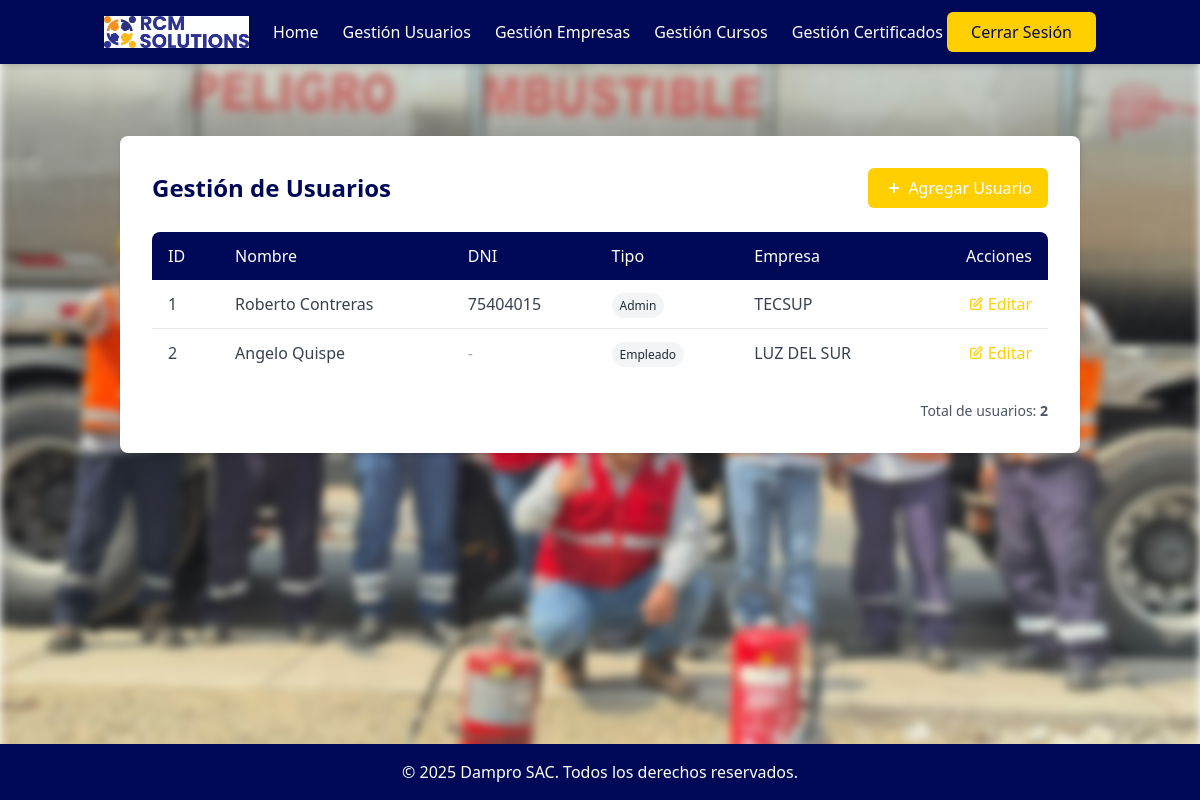
Page /dashboard/usuarios/ (signed in) on the committed database.
### system/models.py (models this page shows)
class Usuario(models.Model):
    first_name = models.CharField(max_length=100)
    middle_name = models.CharField(max_length=100, blank=True, null=True)
    last_name = models.CharField(max_length=100)
    second_last_name = models.CharField(max_length=100, blank=True, null=True)
    dni = models.CharField(max_length=8, unique=True, null=True, blank=True)  # DNI peruano estándar de 8 dígitos
    user_type = models.CharField(max_length=50)
    empresa = models.ForeignKey(Empresa, on_delete=models.CASCADE, related_name='usuarios', null=True, blank=True)

class Empresa(models.Model):
    ruc = models.CharField(max_length=11, unique=True)
    nombre = models.CharField(max_length=200)  # razón social

### system/views.py (the view)
# urls.py: path('dashboard/usuarios/',       views.gestion_usuarios, name='gestion_usuarios'),
@login_required
def gestion_usuarios(request):
    usuarios = Usuario.objects.all()
    return render(request, 'system/gestion_usuarios.html', {
        'usuarios': usuarios
    })

### system/views.py (called while the page is built)
def login_required(view_func):
    @wraps(view_func)
    def wrapped_view(request, *args, **kwargs):
        if not request.session.get('user_id'):
            return redirect('system:login')
        return view_func(request, *args, **kwargs)
    return wrapped_view

### system/templates/system/gestion_usuarios.html (shortened to what this page needs)
{% extends 'system/base_logged.html' %}
{% block content %}
<section class="gestion-usuarios py-12">
  <div class="container mx-auto px-4">
    <div class="bg-white rounded-lg shadow-md p-8 max-w-6xl mx-auto">
      <div class="flex justify-between items-center mb-6">
        <h1 class="text-2xl font-bold text-rcm-navy">Gestión de Usuarios</h1>
        <a href="{% url 'system:add_usuario' %}" class="bg-rcm-gold text-white py-2 px-4 rounded-md font-medium hover:bg-opacity-90 transition-colors flex items-center">
          <svg xmlns="http://www.w3.org/2000/svg" class="h-5 w-5 mr-1" viewBox="0 0 20 20" fill="currentColor">
            <path fill-rule="evenodd" d="M10 5a1 1 0 011 1v3h3a1 1 0 110 2h-3v3a1 1 0 11-2 0v-3H6a1 1 0 110-2h3V6a1 1 0 011-1z" clip-rule="evenodd" />
          </svg>
          Agregar Usuario
        </a>
      </div>
      <div class="overflow-x-auto">
        <table class="min-w-full bg-white">
          <thead>
            <tr class="bg-rcm-navy text-white">
              <th class="py-3 px-4 text-left font-medium rounded-tl-lg">ID</th>
              <th class="py-3 px-4 text-left font-medium">Nombre</th>
              <th class="py-3 px-4 text-left font-medium">DNI</th>
              <th class="py-3 px-4 text-left font-medium">Tipo</th>
              <th class="py-3 px-4 text-left font-medium">Empresa</th>
              <th class="py-3 px-4 text-right font-medium rounded-tr-lg">Acciones</th>
            </tr>
          </thead>
          <tbody class="divide-y divide-gray-200">
            {% for u in usuarios %}
            <tr class="hover:bg-rcm-blue-light/10">
              <td class="py-3 px-4 text-gray-700">{{ u.id }}</td>
              <td class="py-3 px-4 text-gray-700 font-medium">{{ u.first_name }} {{ u.last_name }}</td>
              <td class="py-3 px-4 text-gray-700">
                {% if u.dni %}
                  {{ u.dni }}
                {% else %}
                  <span class="text-gray-400">-</span>
                {% endif %}
              </td>
              <td class="py-3 px-4">
                <span class="px-2 py-1 text-xs rounded-full
                  {% if u.user_type == 'admin' %}
                    bg-rcm-blue-medium text-white
                  {% elif u.user_type == 'staff' %}
                    bg-rcm-blue-light text-white
                  {% else %}
                    bg-gray-100 text-gray-800
                  {% endif %}">
                  {{ u.user_type }}
                </span>
              </td>
              <td class="py-3 px-4 text-gray-700">
                {% if u.empresa %}
                  {{ u.empresa.nombre }}
                {% else %}
                  <span class="text-gray-400">-</span>
                {% endif %}
              </td>
              <td class="py-3 px-4 text-right">
                <a href="{% url 'system:edit_usuario' u.id %}" class="text-rcm-gold hover:underline font-medium flex items-center justify-end">
                  <svg xmlns="http://www.w3.org/2000/svg" class="h-4 w-4 mr-1" fill="none" viewBox="0 0 24 24" stroke="currentColor">
                    <path stroke-linecap="round" stroke-linejoin="round" stroke-width="2" d="M11 5H6a2 2 0 00-2 2v11a2 2 0 002 2h11a2 2 0 002-2v-5m-1.414-9.414a2 2 0 112.828 2.828L11.828 15H9v-2.828l8.586-8.586z" />
                  </svg>
                  Editar
                </a>
              </td>
            </tr>
            {% empty %}
            <tr>
              <td colspan="6" class="py-8 text-center text-rcm-blue-light italic">No hay usuarios registrados.</td>
            </tr>
            {% endfor %}
          </tbody>
        </table>
      </div>
      <div class="mt-6 flex justify-end">
        <div class="text-sm text-gray-600">
          Total de usuarios: <span class="font-semibold">{{ usuarios|length }}</span>
        </div>
      </div>
    </div>
  </div>
</section>
{% endblock %}

### rows in the picture
Usuario: id "1", first_name "Roberto", last_name "Contreras", dni "75404015", user_type "Admin", empresa.nombre "TECSUP"
Usuario: id "2", first_name "Angelo", last_name "Quispe", user_type "Empleado", empresa.nombre "LUZ DEL SUR"

### other values in the picture
{{ usuarios|length }} "2"
